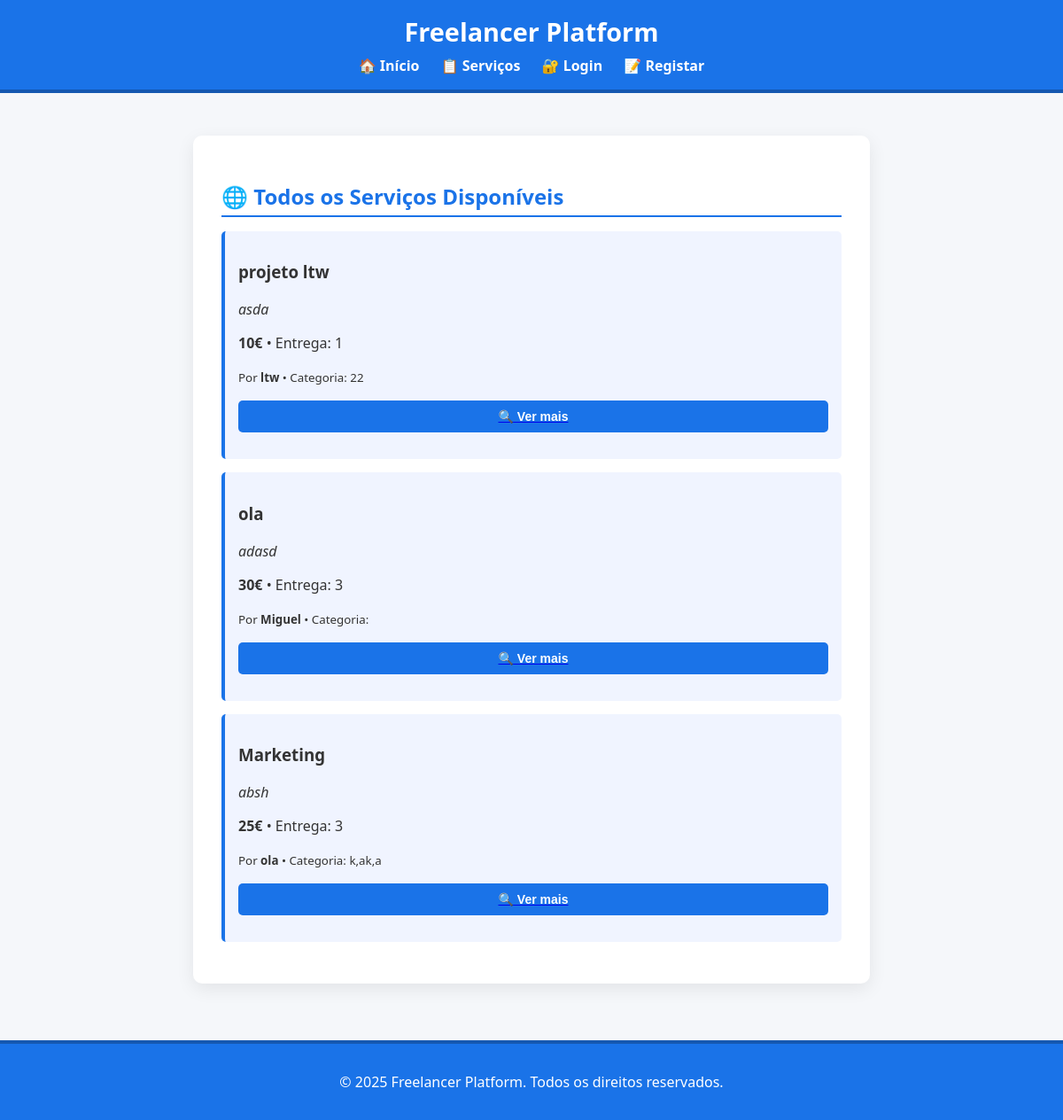
Page /pages/services.php on the earlier database version.
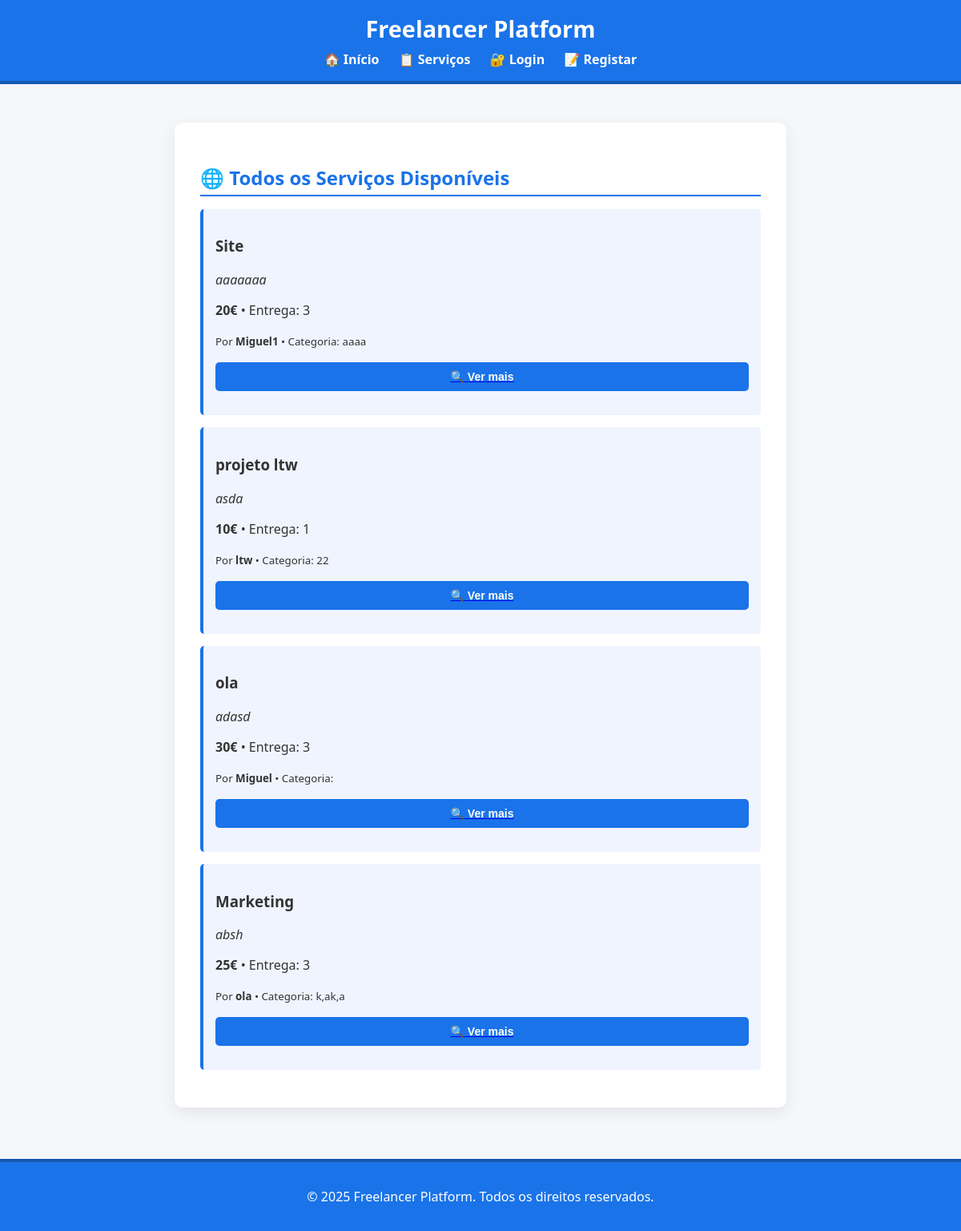
Same page on the later database version.
### tables this page shows
CREATE TABLE services (
    id INTEGER PRIMARY KEY AUTOINCREMENT,
    freelancer_id INTEGER NOT NULL,
    title TEXT NOT NULL,
    description TEXT,
    price REAL NOT NULL,
    delivery_time TEXT NOT NULL,
    category TEXT, 
    media_path TEXT,
    is_promoted INTEGER DEFAULT 0,
    FOREIGN KEY(freelancer_id) REFERENCES users(id)
);

CREATE TABLE users (
    id INTEGER PRIMARY KEY AUTOINCREMENT,
    username TEXT NOT NULL UNIQUE,
    email TEXT NOT NULL UNIQUE,
    password_hash TEXT NOT NULL,
    is_admin INTEGER DEFAULT 0
);

### pages/services.php (the view, shortened to what this page needs)
<?php
require_once '../includes/header.php';
require_once '../includes/db.php';
$stmt = $db->query("SELECT s.*, u.username FROM services s JOIN users u ON s.freelancer_id = u.id ORDER BY s.id DESC");
$services = $stmt->fetchAll(PDO::FETCH_ASSOC);
?>
<h2>🌐 Todos os Serviços Disponíveis</h2>
<?php if (count($services) === 0): ?>
    <p>Não há serviços disponíveis de momento.</p>
<?php else: ?>
    <?php foreach ($services as $s): ?>
        <div class="service-item">
            <h3><?= htmlspecialchars($s['title']) ?></h3>
            <p><em><?= htmlspecialchars($s['description']) ?></em></p>
            <p><strong><?= htmlspecialchars($s['price']) ?>€</strong> • Entrega: <?= htmlspecialchars($s['delivery_time']) ?></p>
            <p><small>Por <strong><?= htmlspecialchars($s['username']) ?></strong> • Categoria: <?= htmlspecialchars($s['category'] ?? '—') ?></small></p>
            <a href="service_detail.php?id=<?= $s['id'] ?>">
                <button class="primary-btn">🔍 Ver mais</button>
            </a>
        </div>
    <?php endforeach; ?>
<?php endif; ?>
<?php include '../includes/footer.php'; ?>

Differences in the rows shown:
added services: title "Site", description "aaaaaaa", price "20", delivery_time "3", freelancer.username "Miguel1", category "aaaa"
